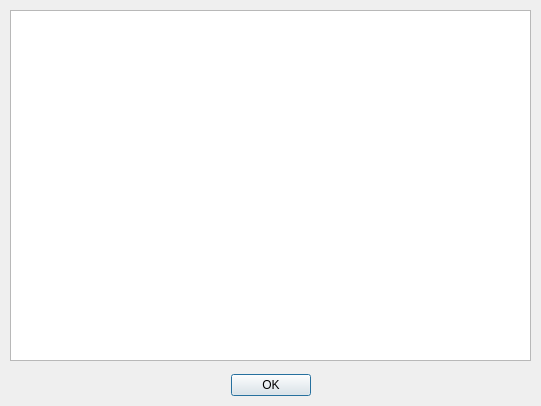
<?xml version="1.0" encoding="UTF-8"?>
<ui version="4.0">
 <class>GameRules</class>
 <widget class="QDialog" name="GameRules">
  <property name="windowModality">
   <enum>Qt::ApplicationModal</enum>
  </property>
  <property name="geometry">
   <rect>
    <x>0</x>
    <y>0</y>
    <width>541</width>
    <height>406</height>
   </rect>
  </property>
  <property name="windowTitle">
   <string>Zasady gry</string>
  </property>
  <widget class="QDialogButtonBox" name="buttonBox">
   <property name="geometry">
    <rect>
     <x>0</x>
     <y>370</y>
     <width>541</width>
     <height>31</height>
    </rect>
   </property>
   <property name="orientation">
    <enum>Qt::Horizontal</enum>
   </property>
   <property name="standardButtons">
    <set>QDialogButtonBox::Ok</set>
   </property>
   <property name="centerButtons">
    <bool>true</bool>
   </property>
  </widget>
  <widget class="QTextEdit" name="textEdit">
   <property name="geometry">
    <rect>
     <x>10</x>
     <y>10</y>
     <width>521</width>
     <height>351</height>
    </rect>
   </property>
   <property name="undoRedoEnabled">
    <bool>false</bool>
   </property>
   <property name="readOnly">
    <bool>true</bool>
   </property>
  </widget>
 </widget>
 <resources/>
 <connections>
  <connection>
   <sender>buttonBox</sender>
   <signal>accepted()</signal>
   <receiver>GameRules</receiver>
   <slot>accept()</slot>
   <hints>
    <hint type="sourcelabel">
     <x>248</x>
     <y>254</y>
    </hint>
    <hint type="destinationlabel">
     <x>157</x>
     <y>274</y>
    </hint>
   </hints>
  </connection>
  <connection>
   <sender>buttonBox</sender>
   <signal>rejected()</signal>
   <receiver>GameRules</receiver>
   <slot>reject()</slot>
   <hints>
    <hint type="sourcelabel">
     <x>316</x>
     <y>260</y>
    </hint>
    <hint type="destinationlabel">
     <x>286</x>
     <y>274</y>
    </hint>
   </hints>
  </connection>
 </connections>
</ui>
